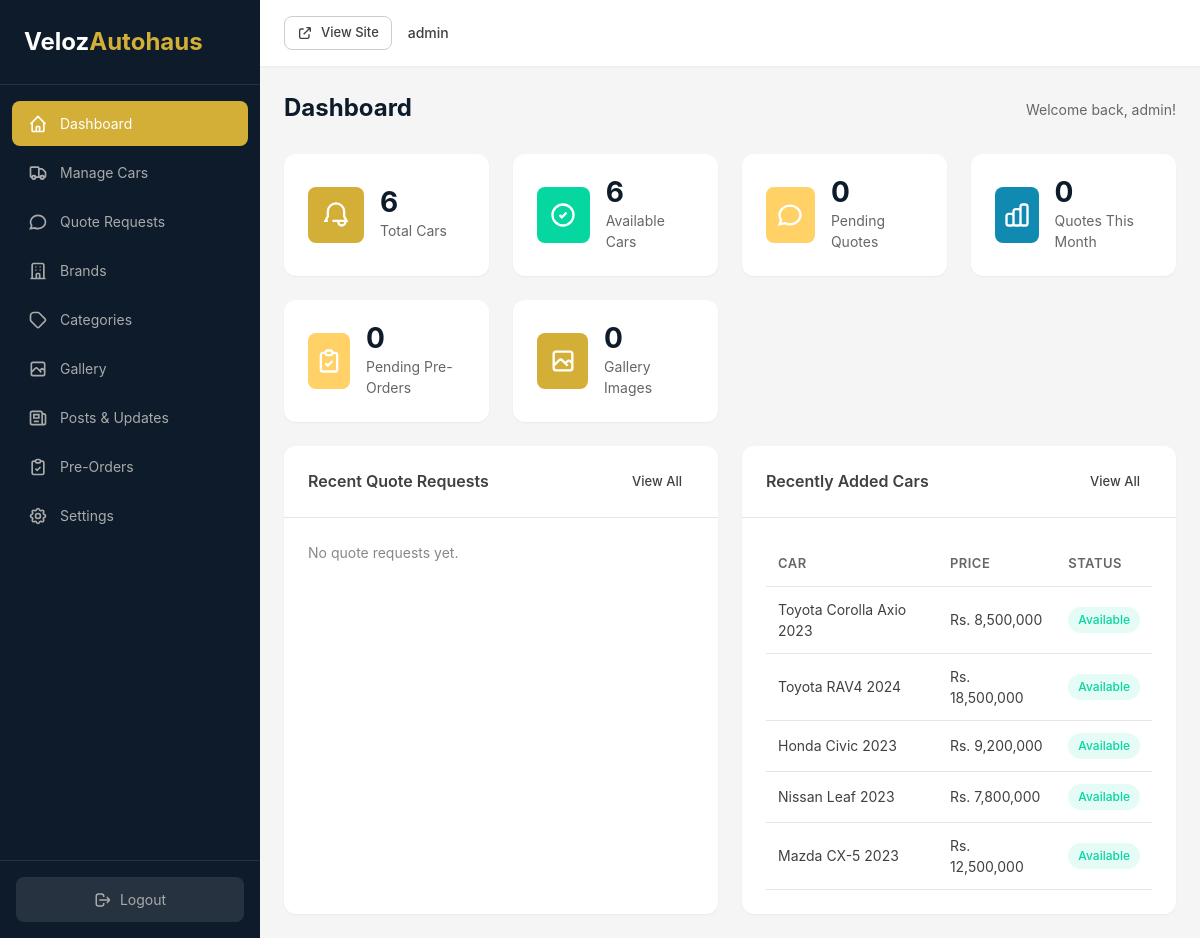
Page /admin/dashboard.php (signed in) on the committed database.
### tables this page shows
CREATE TABLE IF NOT EXISTS cars (
    id INT AUTO_INCREMENT PRIMARY KEY,
    brand_id INT,
    category_id INT,
    model VARCHAR(100) NOT NULL,
    year INT NOT NULL,
    condition_type ENUM('brand_new', 'recondition') NOT NULL,
    price DECIMAL(15, 2) NOT NULL,
    mileage INT DEFAULT 0,
    engine_capacity VARCHAR(50),
    fuel_type ENUM('petrol', 'diesel', 'hybrid', 'electric') NOT NULL,
    transmission ENUM('automatic', 'manual', 'cvt') NOT NULL,
    color VARCHAR(50),
    body_type VARCHAR(50),
    seats INT DEFAULT 5,
    features TEXT,
    description TEXT,
    main_image VARCHAR(255),
    is_featured TINYINT(1) DEFAULT 0,
    is_available TINYINT(1) DEFAULT 1,
    created_at TIMESTAMP DEFAULT CURRENT_TIMESTAMP,
    updated_at TIMESTAMP DEFAULT CURRENT_TIMESTAMP ON UPDATE CURRENT_TIMESTAMP,
    FOREIGN KEY (brand_id) REFERENCES car_brands(id) ON DELETE SET NULL,
    FOREIGN KEY (category_id) REFERENCES car_categories(id) ON DELETE SET NULL
);

CREATE TABLE IF NOT EXISTS car_brands (
    id INT AUTO_INCREMENT PRIMARY KEY,
    name VARCHAR(100) NOT NULL,
    logo VARCHAR(255),
    created_at TIMESTAMP DEFAULT CURRENT_TIMESTAMP
);

### includes/config.php (called while the page is built, shortened)
<?php
function formatPrice($price) {
    return 'Rs. ' . number_format($price, 0, '.', ',');
}
?>

### admin/dashboard.php (the view, shortened to what this page needs)
<?php
require_once '../includes/config.php';
$conn = getDBConnection();
$stats = [];
$result = $conn->query("SELECT COUNT(*) as count FROM cars");
$stats['total_cars'] = $result->fetch_assoc()['count'];
$result = $conn->query("SELECT COUNT(*) as count FROM cars WHERE is_available = 1");
$stats['available_cars'] = $result->fetch_assoc()['count'];
$result = $conn->query("SELECT COUNT(*) as count FROM quote_requests WHERE status = 'pending'");
$stats['pending_quotes'] = $result->fetch_assoc()['count'];
$result = $conn->query("SELECT COUNT(*) as count FROM quote_requests WHERE MONTH(created_at) = MONTH(CURRENT_DATE())");
$stats['monthly_quotes'] = $result->fetch_assoc()['count'];
$result = $conn->query("SELECT COUNT(*) as count FROM preorders WHERE status = 'pending'");
$stats['pending_preorders'] = $result ? $result->fetch_assoc()['count'] : 0;
$result = $conn->query("SELECT COUNT(*) as count FROM gallery WHERE is_active = 1");
$stats['gallery_images'] = $result ? $result->fetch_assoc()['count'] : 0;
$recentQuotes = $conn->query("
    SELECT qr.*, c.model, cb.name as brand_name
    FROM quote_requests qr
    LEFT JOIN cars c ON qr.car_id = c.id
    LEFT JOIN car_brands cb ON c.brand_id = cb.id
    ORDER BY qr.created_at DESC
    LIMIT 5
");
$recentCars = $conn->query("
    SELECT c.*, cb.name as brand_name
    FROM cars c
    LEFT JOIN car_brands cb ON c.brand_id = cb.id
    ORDER BY c.created_at DESC
    LIMIT 5
");
?>
<!DOCTYPE html>
<html lang="en">
<head>
    <link rel="stylesheet" href="../assets/css/admin.css">
</head>
<body>
    <div class="admin-wrapper">
        <?php include 'includes/sidebar.php'; ?>
        <main class="admin-main">
            <?php include 'includes/header.php'; ?>
            <div class="admin-content">
                <div class="page-header">
                    <h1>Dashboard</h1>
                    <p>Welcome back, <?php echo htmlspecialchars($_SESSION['admin_username']); ?>!</p>
                </div>
                <div class="stats-grid">
                    <div class="stat-card">
                        <div class="stat-icon bg-primary">
                            <svg viewBox="0 0 24 24" fill="none" stroke="currentColor" stroke-width="2">
                                <path d="M19 17h2l-2-4V9a7 7 0 10-14 0v4l-2 4h2m15 0v1a3 3 0 11-6 0v-1m6 0H9"/>
                            </svg>
                        </div>
                        <div class="stat-details">
                            <h3><?php echo $stats['total_cars']; ?></h3>
                            <p>Total Cars</p>
                        </div>
                    </div>
                    <div class="stat-card">
                        <div class="stat-icon bg-success">
                            <svg viewBox="0 0 24 24" fill="none" stroke="currentColor" stroke-width="2">
                                <path d="M9 12l2 2 4-4m6 2a9 9 0 11-18 0 9 9 0 0118 0z"/>
                            </svg>
                        </div>
                        <div class="stat-details">
                            <h3><?php echo $stats['available_cars']; ?></h3>
                            <p>Available Cars</p>
                        </div>
                    </div>
                    <div class="stat-card">
                        <div class="stat-icon bg-warning">
                            <svg viewBox="0 0 24 24" fill="none" stroke="currentColor" stroke-width="2">
                                <path d="M8 12h.01M12 12h.01M16 12h.01M21 12c0 4.418-4.03 8-9 8a9.863 9.863 0 01-4.255-.949L3 20l1.395-3.72C3.512 15.042 3 13.574 3 12c0-4.418 4.03-8 9-8s9 3.582 9 8z"/>
                            </svg>
                        </div>
                        <div class="stat-details">
                            <h3><?php echo $stats['pending_quotes']; ?></h3>
                            <p>Pending Quotes</p>
                        </div>
                    </div>
                    <div class="stat-card">
                        <div class="stat-icon bg-info">
                            <svg viewBox="0 0 24 24" fill="none" stroke="currentColor" stroke-width="2">
                                <path d="M9 19v-6a2 2 0 00-2-2H5a2 2 0 00-2 2v6a2 2 0 002 2h2a2 2 0 002-2zm0 0V9a2 2 0 012-2h2a2 2 0 012 2v10m-6 0a2 2 0 002 2h2a2 2 0 002-2m0 0V5a2 2 0 012-2h2a2 2 0 012 2v14a2 2 0 01-2 2h-2a2 2 0 01-2-2z"/>
                            </svg>
                        </div>
                        <div class="stat-details">
                            <h3><?php echo $stats['monthly_quotes']; ?></h3>
                            <p>Quotes This Month</p>
                        </div>
                    </div>
                    <div class="stat-card">
                        <div class="stat-icon bg-warning">
                            <svg viewBox="0 0 24 24" fill="none" stroke="currentColor" stroke-width="2">
                                <path d="M9 5H7a2 2 0 00-2 2v12a2 2 0 002 2h10a2 2 0 002-2V7a2 2 0 00-2-2h-2M9 5a2 2 0 002 2h2a2 2 0 002-2M9 5a2 2 0 012-2h2a2 2 0 012 2m-6 9l2 2 4-4"/>
                            </svg>
                        </div>
                        <div class="stat-details">
                            <h3><?php echo $stats['pending_preorders']; ?></h3>
                            <p>Pending Pre-Orders</p>
                        </div>
                    </div>
                    <div class="stat-card">
                        <div class="stat-icon bg-primary">
                            <svg viewBox="0 0 24 24" fill="none" stroke="currentColor" stroke-width="2">
                                <path d="M4 16l4.586-4.586a2 2 0 012.828 0L16 16m-2-2l1.586-1.586a2 2 0 012.828 0L20 14m-6-6h.01M6 20h12a2 2 0 002-2V6a2 2 0 00-2-2H6a2 2 0 00-2 2v12a2 2 0 002 2z"/>
                            </svg>
                        </div>
                        <div class="stat-details">
                            <h3><?php echo $stats['gallery_images']; ?></h3>
                            <p>Gallery Images</p>
                        </div>
                    </div>
                </div>
                <div class="dashboard-grid">
                    <div class="card">
                        <div class="card-header">
                            <h2>Recent Quote Requests</h2>
                            <a href="quotes.php" class="btn btn-sm">View All</a>
                        </div>
                        <div class="card-body">
                            <?php if ($recentQuotes->num_rows > 0): ?>
                                <table class="table">
                                    <thead>
                                        <tr>
                                            <th>Customer</th>
                                            <th>Car</th>
                                            <th>Status</th>
                                            <th>Date</th>
                                        </tr>
                                    </thead>
                                    <tbody>
                                        <?php while ($quote = $recentQuotes->fetch_assoc()): ?>
                                            <tr>
                                                <td><?php echo htmlspecialchars($quote['customer_name']); ?></td>
                                                <td><?php echo $quote['brand_name'] ? htmlspecialchars($quote['brand_name'] . ' ' . $quote['model']) : 'General Inquiry'; ?></td>
                                                <td><span class="badge badge-<?php echo $quote['status']; ?>"><?php echo ucfirst($quote['status']); ?></span></td>
                                                <td><?php echo date('M d, Y', strtotime($quote['created_at'])); ?></td>
                                            </tr>
                                        <?php endwhile; ?>
                                    </tbody>
                                </table>
                            <?php else: ?>
                                <p class="text-muted">No quote requests yet.</p>
                            <?php endif; ?>
                        </div>
                    </div>
                    <div class="card">
                        <div class="card-header">
                            <h2>Recently Added Cars</h2>
                            <a href="cars.php" class="btn btn-sm">View All</a>
                        </div>
                        <div class="card-body">
                            <?php if ($recentCars->num_rows > 0): ?>
                                <table class="table">
                                    <thead>
                                        <tr>
                                            <th>Car</th>
                                            <th>Price</th>
                                            <th>Status</th>
                                        </tr>
                                    </thead>
                                    <tbody>
                                        <?php while ($car = $recentCars->fetch_assoc()): ?>
                                            <tr>
                                                <td><?php echo htmlspecialchars($car['brand_name'] . ' ' . $car['model'] . ' ' . $car['year']); ?></td>
                                                <td><?php echo formatPrice($car['price']); ?></td>
                                                <td>
                                                    <?php if ($car['is_available']): ?>
                                                        <span class="badge badge-success">Available</span>
                                                    <?php else: ?>
                                                        <span class="badge badge-danger">Sold</span>
                                                    <?php endif; ?>
                                                </td>
                                            </tr>
                                        <?php endwhile; ?>
                                    </tbody>
                                </table>
                            <?php else: ?>
                                <p class="text-muted">No cars added yet.</p>
                            <?php endif; ?>
                        </div>
                    </div>
                </div>
            </div>
        </main>
    </div>
</body>
</html>

### assets/css/admin.css (style rules this page uses)
:root { --primary: #d4af37; --primary-dark: #b8960c; --secondary: #1d3557; --dark: #0d1b2a; --gray-900: #1a1a2e; --gray-800: #2d2d44; --gray-700: #404040; --gray-600: #666666; --gray-500: #888888; --gray-400: #aaaaaa; --gray-300: #cccccc; --gray-200: #e5e5e5; --gray-100: #f5f5f5; --white: #ffffff; --success: #06d6a0; --warning: #ffd166; --danger: #ef476f; --info: #118ab2; --font-primary: 'Inter', -apple-system, BlinkMacSystemFont, sans-serif; --shadow-sm: 0 1px 2px rgba(0,0,0,0.05); --shadow: 0 4px 6px rgba(0,0,0,0.1); --shadow-md: 0 6px 12px rgba(0,0,0,0.15); --radius: 8px; --radius-lg: 12px; --transition: all 0.3s ease; --sidebar-width: 260px; }
*, *::before, *::after { box-sizing: border-box; margin: 0; padding: 0; }
body { font-family: var(--font-primary); font-size: 14px; line-height: 1.5; color: var(--gray-700); background-color: var(--gray-100); }
a { color: inherit; text-decoration: none; }
.admin-wrapper { display: flex; min-height: 100vh; }
.admin-main { flex: 1; margin-left: var(--sidebar-width); min-width: 0; }
.admin-content { padding: 24px; }
.page-header { display: flex; justify-content: space-between; align-items: center; margin-bottom: 24px; }
.page-header h1 { font-size: 24px; font-weight: 700; color: var(--dark); margin-bottom: 4px; }
.page-header p { color: var(--gray-600); font-size: 14px; }
.btn { display: inline-flex; align-items: center; justify-content: center; gap: 8px; padding: 10px 20px; font-family: var(--font-primary); font-size: 14px; font-weight: 500; border: none; border-radius: var(--radius); cursor: pointer; transition: var(--transition); }
.btn-sm { padding: 6px 12px; font-size: 13px; }
.card { background: var(--white); border-radius: var(--radius-lg); box-shadow: var(--shadow-sm); overflow: hidden; }
.card-header { padding: 20px 24px; border-bottom: 1px solid var(--gray-200); display: flex; justify-content: space-between; align-items: center; }
.card-header h2 { font-size: 16px; font-weight: 600; }
.card-body { padding: 24px; }
.stats-grid { display: grid; grid-template-columns: repeat(4, 1fr); gap: 24px; margin-bottom: 24px; }
.stat-card { background: var(--white); padding: 24px; border-radius: var(--radius-lg); display: flex; align-items: center; gap: 16px; box-shadow: var(--shadow-sm); }
.stat-icon { width: 56px; height: 56px; border-radius: var(--radius); display: flex; align-items: center; justify-content: center; }
.stat-icon svg { width: 28px; height: 28px; color: var(--white); }
.stat-icon.bg-primary { background: var(--primary); }
.stat-icon.bg-success { background: var(--success); }
.stat-icon.bg-warning { background: var(--warning); }
.stat-icon.bg-info { background: var(--info); }
.stat-details h3 { font-size: 28px; font-weight: 700; color: var(--dark); line-height: 1; margin-bottom: 4px; }
.stat-details p { color: var(--gray-600); font-size: 14px; }
.dashboard-grid { display: grid; grid-template-columns: repeat(2, 1fr); gap: 24px; }
.table { width: 100%; border-collapse: collapse; }
.table th, .table td { padding: 12px; text-align: left; border-bottom: 1px solid var(--gray-200); }
.table th { font-weight: 600; color: var(--gray-600); font-size: 13px; text-transform: uppercase; letter-spacing: 0.5px; }
.badge { display: inline-block; padding: 4px 10px; border-radius: 50px; font-size: 12px; font-weight: 500; }
.badge-success, .badge-converted { background: rgba(6, 214, 160, 0.1); color: var(--success); }
.text-muted { color: var(--gray-500); }

### rows in the picture
cars: brand+model+year "Toyota Corolla Axio 2023", price "Rs. 8,500,000", is_available "Available"
cars: brand+model+year "Toyota RAV4 2024", price "Rs. 18,500,000", is_available "Available"
cars: brand+model+year "Honda Civic 2023", price "Rs. 9,200,000", is_available "Available"
cars: brand+model+year "Nissan Leaf 2023", price "Rs. 7,800,000", is_available "Available"
cars: brand+model+year "Mazda CX-5 2023", price "Rs. 12,500,000", is_available "Available"

### other values in the picture
$_SESSION['admin_username'] "admin"
$stats['total_cars'] "6"
$stats['available_cars'] "6"
$stats['pending_quotes'] "0"
$stats['monthly_quotes'] "0"
$stats['pending_preorders'] "0"
$stats['gallery_images'] "0"
